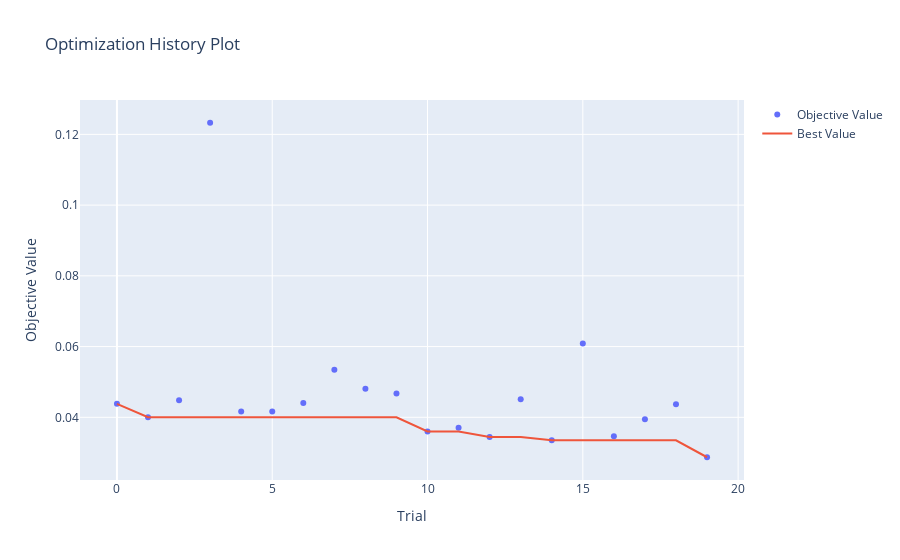
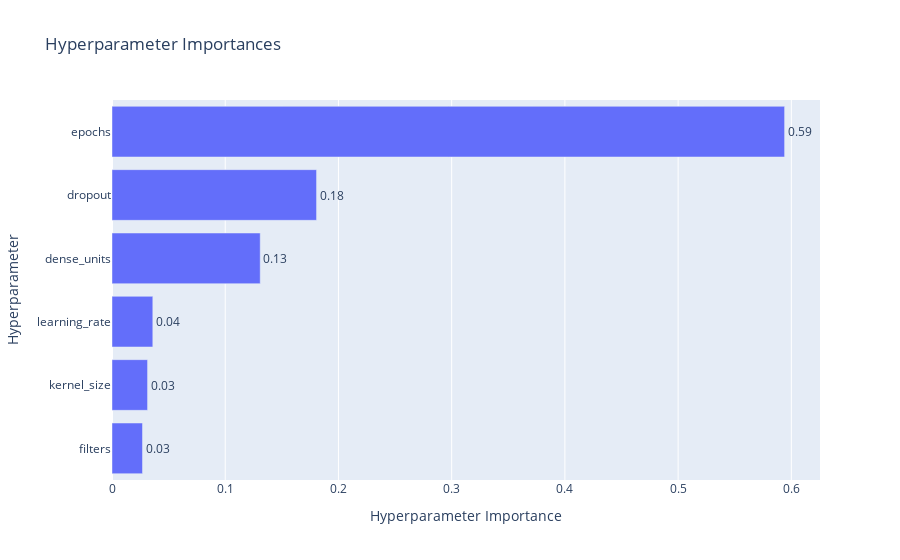
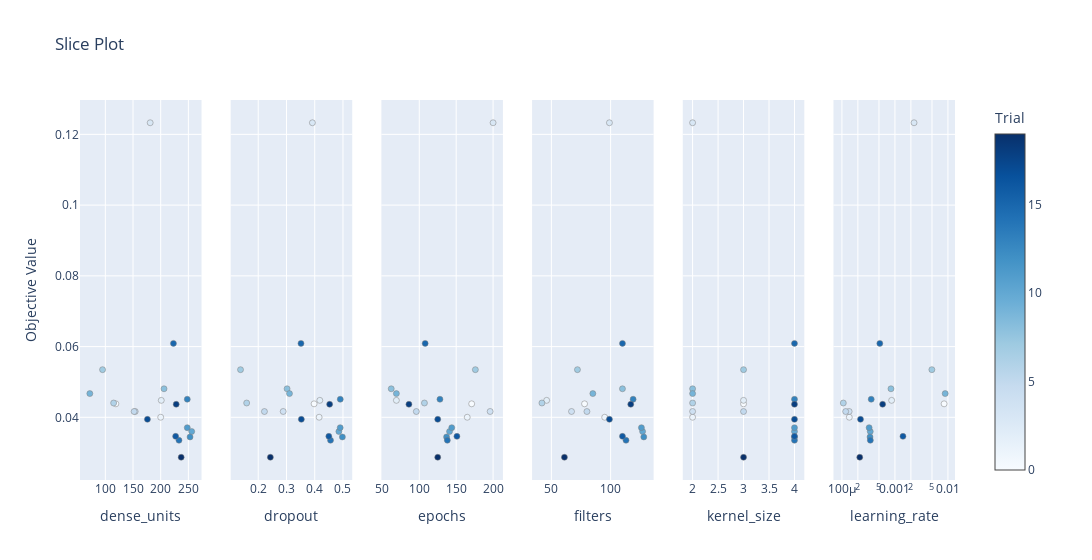
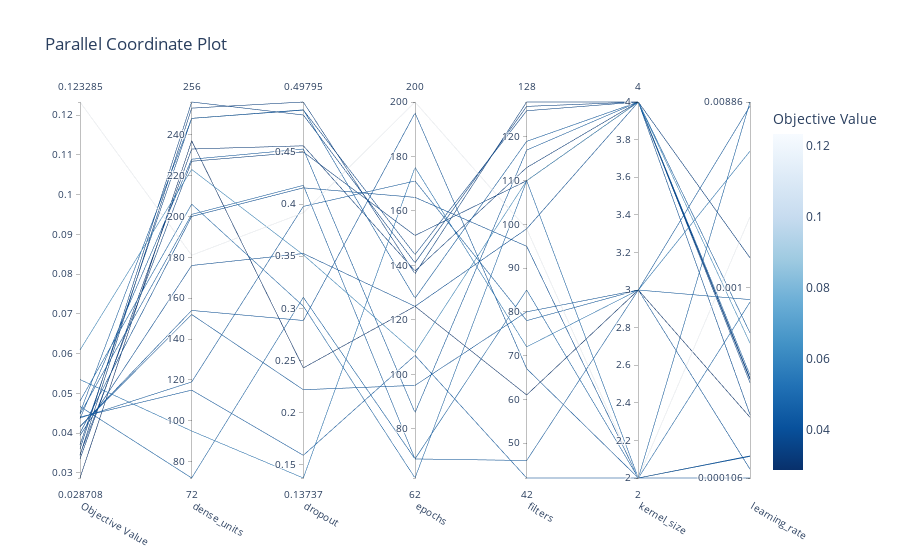

Notebook code for these charts, in order:
### Code cell
# Ejecutar estudio para CNN
study_cnn = run_optuna_study(objective_cnn, n_trials=20)
# Extraer mejores parámetros
best_params_cnn = study_cnn.best_trial.params
# Entrenar y evaluar el modelo final CNN (asegúrate de tener X_train_cnn, X_val_cnn, X_test_cnn)
model_cnn_opt, history_cnn_opt, preds_cnn, y_real_cnn = train_and_evaluate_best_model_cnn(
    best_params_cnn, X_train_cnn, y_train, X_val_cnn, y_val, X_test_cnn, y_test, min_val, max_val
)
# Visualizar curvas de pérdida y Optuna
plot_loss(history_cnn_opt, title="CNN Optimizado con Optuna")
show_optuna_visualizations(study_cnn, title_prefix="CNN")

### Figure 1 — Plotly figure (JSON) as saved in the notebook; plotly's stock layout.template omitted (floating-point values rounded to 4 significant figures)
{"data": [{"mode": "markers", "name": "Objective Value", "type": "scatter", "x": [0, 1, 2, 3, 4, 5, 6, 7, 8, 9, 10, 11, 12, 13, 14, 15, 16, 17, 18, 19], "y": [0.04381, 0.04002, 0.0448, 0.1233, 0.04165, 0.04164, 0.04404, 0.05347, 0.04807, 0.04671, 0.03599, 0.03708, 0.03445, 0.04511, 0.03351, 0.0609, 0.03462, 0.03943, 0.04368, 0.02871]}, {"mode": "lines", "name": "Best Value", "type": "scatter", "x": [0, 1, 2, 3, 4, 5, 6, 7, 8, 9, 10, 11, 12, 13, 14, 15, 16, 17, 18, 19], "y": [0.04381, 0.04002, 0.04002, 0.04002, 0.04002, 0.04002, 0.04002, 0.04002, 0.04002, 0.04002, 0.03599, 0.03599, 0.03445, 0.03445, 0.03351, 0.03351, 0.03351, 0.03351, 0.03351, 0.02871]}, {"marker": {"color": "#cccccc"}, "mode": "markers", "name": "Infeasible Trial", "showlegend": false, "type": "scatter", "x": [], "y": []}], "layout": {"title": {"text": "Optimization History Plot"}, "xaxis": {"title": {"text": "Trial"}}, "yaxis": {"title": {"text": "Objective Value"}}}}

### Figure 2 — Plotly figure (JSON) as saved in the notebook; plotly's stock layout.template omitted (floating-point values rounded to 4 significant figures)
{"data": [{"cliponaxis": false, "hovertemplate": ["filters (IntDistribution): 0.026936398753307295<extra></extra>", "kernel_size (IntDistribution): 0.031404099585046245<extra></extra>", "learning_rate (FloatDistribution): 0.03604457005988053<extra></extra>", "dense_units (IntDistribution): 0.1309102820372997<extra></extra>", "dropout (FloatDistribution): 0.18065868010226066<extra></extra>", "epochs (IntDistribution): 0.5940459694622057<extra></extra>"], "name": "Objective Value", "orientation": "h", "text": ["0.03", "0.03", "0.04", "0.13", "0.18", "0.59"], "textposition": "outside", "type": "bar", "x": [0.02694, 0.0314, 0.03604, 0.1309, 0.1807, 0.594], "y": ["filters", "kernel_size", "learning_rate", "dense_units", "dropout", "epochs"]}], "layout": {"title": {"text": "Hyperparameter Importances"}, "xaxis": {"title": {"text": "Hyperparameter Importance"}}, "yaxis": {"title": {"text": "Hyperparameter"}}}}

### Figure 3 — Plotly figure (JSON) as saved in the notebook; plotly's stock layout.template omitted (floating-point values rounded to 4 significant figures)
{"data": [{"marker": {"color": [0, 1, 2, 3, 4, 5, 6, 7, 8, 9, 10, 11, 12, 13, 14, 15, 16, 17, 18, 19], "colorbar": {"title": {"text": "Trial"}, "x": 1, "xpad": 40}, "colorscale": [[0, "rgb(247,251,255)"], [0.125, "rgb(222,235,247)"], [0.25, "rgb(198,219,239)"], [0.375, "rgb(158,202,225)"], [0.5, "rgb(107,174,214)"], [0.625, "rgb(66,146,198)"], [0.75, "rgb(33,113,181)"], [0.875, "rgb(8,81,156)"], [1, "rgb(8,48,107)"]], "line": {"color": "Grey", "width": 0.5}, "showscale": true}, "mode": "markers", "name": "Feasible Trial", "showlegend": false, "type": "scatter", "x": [119, 200, 201, 181, 154, 152, 115, 95, 206, 72, 256, 248, 253, 248, 233, 223, 227, 176, 228, 237], "xaxis": "x", "y": [0.04381, 0.04002, 0.0448, 0.1233, 0.04165, 0.04164, 0.04404, 0.05347, 0.04807, 0.04671, 0.03599, 0.03708, 0.03445, 0.04511, 0.03351, 0.0609, 0.03462, 0.03943, 0.04368, 0.02871], "yaxis": "y"}, {"marker": {"color": [0, 1, 2, 3, 4, 5, 6, 7, 8, 9, 10, 11, 12, 13, 14, 15, 16, 17, 18, 19], "colorbar": {"title": {"text": "Trial"}, "x": 1, "xpad": 40}, "colorscale": [[0, "rgb(247,251,255)"], [0.125, "rgb(222,235,247)"], [0.25, "rgb(198,219,239)"], [0.375, "rgb(158,202,225)"], [0.5, "rgb(107,174,214)"], [0.625, "rgb(66,146,198)"], [0.75, "rgb(33,113,181)"], [0.875, "rgb(8,81,156)"], [1, "rgb(8,48,107)"]], "line": {"color": "Grey", "width": 0.5}, "showscale": false}, "mode": "markers", "name": "Feasible Trial", "showlegend": false, "type": "scatter", "x": [0.3978, 0.4156, 0.418, 0.3918, 0.2884, 0.222, 0.1591, 0.1374, 0.3021, 0.3106, 0.4855, 0.4902, 0.4979, 0.4904, 0.4559, 0.3514, 0.45, 0.3526, 0.4529, 0.243], "xaxis": "x2", "y": [0.04381, 0.04002, 0.0448, 0.1233, 0.04165, 0.04164, 0.04404, 0.05347, 0.04807, 0.04671, 0.03599, 0.03708, 0.03445, 0.04511, 0.03351, 0.0609, 0.03462, 0.03943, 0.04368, 0.02871], "yaxis": "y2"}, {"marker": {"color": [0, 1, 2, 3, 4, 5, 6, 7, 8, 9, 10, 11, 12, 13, 14, 15, 16, 17, 18, 19], "colorbar": {"title": {"text": "Trial"}, "x": 1, "xpad": 40}, "colorscale": [[0, "rgb(247,251,255)"], [0.125, "rgb(222,235,247)"], [0.25, "rgb(198,219,239)"], [0.375, "rgb(158,202,225)"], [0.5, "rgb(107,174,214)"], [0.625, "rgb(66,146,198)"], [0.75, "rgb(33,113,181)"], [0.875, "rgb(8,81,156)"], [1, "rgb(8,48,107)"]], "line": {"color": "Grey", "width": 0.5}, "showscale": false}, "mode": "markers", "name": "Feasible Trial", "showlegend": false, "type": "scatter", "x": [171, 165, 69, 200, 196, 96, 107, 176, 62, 69, 141, 144, 137, 128, 138, 108, 151, 125, 86, 125], "xaxis": "x3", "y": [0.04381, 0.04002, 0.0448, 0.1233, 0.04165, 0.04164, 0.04404, 0.05347, 0.04807, 0.04671, 0.03599, 0.03708, 0.03445, 0.04511, 0.03351, 0.0609, 0.03462, 0.03943, 0.04368, 0.02871], "yaxis": "y3"}, {"marker": {"color": [0, 1, 2, 3, 4, 5, 6, 7, 8, 9, 10, 11, 12, 13, 14, 15, 16, 17, 18, 19], "colorbar": {"title": {"text": "Trial"}, "x": 1, "xpad": 40}, "colorscale": [[0, "rgb(247,251,255)"], [0.125, "rgb(222,235,247)"], [0.25, "rgb(198,219,239)"], [0.375, "rgb(158,202,225)"], [0.5, "rgb(107,174,214)"], [0.625, "rgb(66,146,198)"], [0.75, "rgb(33,113,181)"], [0.875, "rgb(8,81,156)"], [1, "rgb(8,48,107)"]], "line": {"color": "Grey", "width": 0.5}, "showscale": false}, "mode": "markers", "name": "Feasible Trial", "showlegend": false, "type": "scatter", "x": [78, 95, 46, 99, 67, 80, 42, 72, 110, 85, 127, 126, 128, 119, 113, 110, 110, 99, 117, 61], "xaxis": "x4", "y": [0.04381, 0.04002, 0.0448, 0.1233, 0.04165, 0.04164, 0.04404, 0.05347, 0.04807, 0.04671, 0.03599, 0.03708, 0.03445, 0.04511, 0.03351, 0.0609, 0.03462, 0.03943, 0.04368, 0.02871], "yaxis": "y4"}, {"marker": {"color": [0, 1, 2, 3, 4, 5, 6, 7, 8, 9, 10, 11, 12, 13, 14, 15, 16, 17, 18, 19], "colorbar": {"title": {"text": "Trial"}, "x": 1, "xpad": 40}, "colorscale": [[0, "rgb(247,251,255)"], [0.125, "rgb(222,235,247)"], [0.25, "rgb(198,219,239)"], [0.375, "rgb(158,202,225)"], [0.5, "rgb(107,174,214)"], [0.625, "rgb(66,146,198)"], [0.75, "rgb(33,113,181)"], [0.875, "rgb(8,81,156)"], [1, "rgb(8,48,107)"]], "line": {"color": "Grey", "width": 0.5}, "showscale": false}, "mode": "markers", "name": "Feasible Trial", "showlegend": false, "type": "scatter", "x": [3, 2, 3, 2, 2, 3, 2, 3, 2, 2, 4, 4, 4, 4, 4, 4, 4, 4, 4, 3], "xaxis": "x5", "y": [0.04381, 0.04002, 0.0448, 0.1233, 0.04165, 0.04164, 0.04404, 0.05347, 0.04807, 0.04671, 0.03599, 0.03708, 0.03445, 0.04511, 0.03351, 0.0609, 0.03462, 0.03943, 0.04368, 0.02871], "yaxis": "y5"}, {"marker": {"color": [0, 1, 2, 3, 4, 5, 6, 7, 8, 9, 10, 11, 12, 13, 14, 15, 16, 17, 18, 19], "colorbar": {"title": {"text": "Trial"}, "x": 1, "xpad": 40}, "colorscale": [[0, "rgb(247,251,255)"], [0.125, "rgb(222,235,247)"], [0.25, "rgb(198,219,239)"], [0.375, "rgb(158,202,225)"], [0.5, "rgb(107,174,214)"], [0.625, "rgb(66,146,198)"], [0.75, "rgb(33,113,181)"], [0.875, "rgb(8,81,156)"], [1, "rgb(8,48,107)"]], "line": {"color": "Grey", "width": 0.5}, "showscale": false}, "mode": "markers", "name": "Feasible Trial", "showlegend": false, "type": "scatter", "x": [0.008461, 0.0001378, 0.0008667, 0.002293, 0.0001369, 0.0001178, 0.0001062, 0.004971, 0.0008417, 0.008865, 0.0003425, 0.0003261, 0.0003389, 0.0003569, 0.0003437, 0.0005188, 0.001417, 0.0002242, 0.0005862, 0.000217], "xaxis": "x6", "y": [0.04381, 0.04002, 0.0448, 0.1233, 0.04165, 0.04164, 0.04404, 0.05347, 0.04807, 0.04671, 0.03599, 0.03708, 0.03445, 0.04511, 0.03351, 0.0609, 0.03462, 0.03943, 0.04368, 0.02871], "yaxis": "y6"}], "layout": {"title": {"text": "Slice Plot"}, "width": 1800, "xaxis": {"anchor": "y", "domain": [0, 0.1389], "title": {"text": "dense_units"}}, "xaxis2": {"anchor": "y2", "domain": [0.1722, 0.3111], "title": {"text": "dropout"}}, "xaxis3": {"anchor": "y3", "domain": [0.3444, 0.4833], "title": {"text": "epochs"}}, "xaxis4": {"anchor": "y4", "domain": [0.5167, 0.6556], "title": {"text": "filters"}}, "xaxis5": {"anchor": "y5", "domain": [0.6889, 0.8278], "title": {"text": "kernel_size"}}, "xaxis6": {"anchor": "y6", "domain": [0.8611, 1], "title": {"text": "learning_rate"}, "type": "log"}, "yaxis": {"anchor": "x", "domain": [0, 1], "title": {"text": "Objective Value"}}, "yaxis2": {"anchor": "x2", "domain": [0, 1], "matches": "y", "showticklabels": false}, "yaxis3": {"anchor": "x3", "domain": [0, 1], "matches": "y", "showticklabels": false}, "yaxis4": {"anchor": "x4", "domain": [0, 1], "matches": "y", "showticklabels": false}, "yaxis5": {"anchor": "x5", "domain": [0, 1], "matches": "y", "showticklabels": false}, "yaxis6": {"anchor": "x6", "domain": [0, 1], "matches": "y", "showticklabels": false}}}

### Figure 4 — Plotly figure (JSON) as saved in the notebook; plotly's stock layout.template omitted (floating-point values rounded to 4 significant figures)
{"data": [{"dimensions": [{"label": "Objective Value", "range": [0.02871, 0.1233], "values": [0.04381, 0.04002, 0.0448, 0.1233, 0.04165, 0.04164, 0.04404, 0.05347, 0.04807, 0.04671, 0.03599, 0.03708, 0.03445, 0.04511, 0.03351, 0.0609, 0.03462, 0.03943, 0.04368, 0.02871]}, {"label": "dense_units", "range": [72, 256], "values": [119, 200, 201, 181, 154, 152, 115, 95, 206, 72, 256, 248, 253, 248, 233, 223, 227, 176, 228, 237]}, {"label": "dropout", "range": [0.1374, 0.4979], "values": [0.3978, 0.4156, 0.418, 0.3918, 0.2884, 0.222, 0.1591, 0.1374, 0.3021, 0.3106, 0.4855, 0.4902, 0.4979, 0.4904, 0.4559, 0.3514, 0.45, 0.3526, 0.4529, 0.243]}, {"label": "epochs", "range": [62, 200], "values": [171, 165, 69, 200, 196, 96, 107, 176, 62, 69, 141, 144, 137, 128, 138, 108, 151, 125, 86, 125]}, {"label": "filters", "range": [42, 128], "values": [78, 95, 46, 99, 67, 80, 42, 72, 110, 85, 127, 126, 128, 119, 113, 110, 110, 99, 117, 61]}, {"label": "kernel_size", "range": [2, 4], "values": [3, 2, 3, 2, 2, 3, 2, 3, 2, 2, 4, 4, 4, 4, 4, 4, 4, 4, 4, 3]}, {"label": "learning_rate", "range": [-3.974, -2.052], "ticktext": ["0.000106", "0.001", "0.00886"], "tickvals": [-3.974, -3, -2.052], "values": [-2.073, -3.861, -3.062, -2.64, -3.864, -3.929, -3.974, -2.304, -3.075, -2.052, -3.465, -3.487, -3.47, -3.447, -3.464, -3.285, -2.849, -3.649, -3.232, -3.664]}], "labelangle": 30, "labelside": "bottom", "line": {"color": [0.04381, 0.04002, 0.0448, 0.1233, 0.04165, 0.04164, 0.04404, 0.05347, 0.04807, 0.04671, 0.03599, 0.03708, 0.03445, 0.04511, 0.03351, 0.0609, 0.03462, 0.03943, 0.04368, 0.02871], "colorbar": {"title": {"text": "Objective Value"}}, "colorscale": [[0, "rgb(247,251,255)"], [0.125, "rgb(222,235,247)"], [0.25, "rgb(198,219,239)"], [0.375, "rgb(158,202,225)"], [0.5, "rgb(107,174,214)"], [0.625, "rgb(66,146,198)"], [0.75, "rgb(33,113,181)"], [0.875, "rgb(8,81,156)"], [1, "rgb(8,48,107)"]], "reversescale": true, "showscale": true}, "type": "parcoords"}], "layout": {"title": {"text": "Parallel Coordinate Plot"}}}
